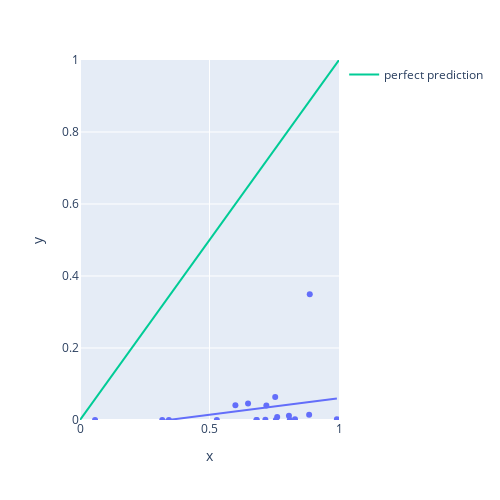

Notebook source saved alongside this figure:
### Code cell
fig = px.scatter(
    x=df.loc["Lymphocytes"]["true_fraction"],
    y=df.loc["Lymphocytes"]["combine_lymphocytes"],
    trendline="ols"
)
fig.add_trace(go.Scatter(x=[0, 1], y=[0, 1], mode='lines', name='perfect prediction'))
fig.update_xaxes(range=[0, 1])
fig.update_yaxes(range=[0, 1])
fig.update_layout(width=500, height=500)
fig.show()

### Figure 1 — Plotly figure (JSON) as saved in the notebook; plotly's stock layout.template omitted (floating-point values rounded to 4 significant figures)
{"data": [{"hovertemplate": "x=%{x}<br>y=%{y}<extra></extra>", "legendgroup": "", "marker": {"color": "#636efa", "symbol": "circle"}, "mode": "markers", "name": "", "orientation": "v", "showlegend": false, "type": "scatter", "x": [0.6, 0.3175, 0.8871, 0.7562, 0.5283, 0.6823, 0.8101, 0.8301, 0.3431, 0.0582, 0.9918, 0.7158, 0.7195, 0.8847, 0.7537, 0.7613, 0.8067, 0.6812, 0.6488], "xaxis": "x", "y": [0.04063, 0, 0.3493, 0, 0, 0, 0, 0.002184, 0, 0, 0.002318, 0.0007918, 0.04005, 0.01488, 0.06392, 0.008402, 0.01175, 0, 0.04595], "yaxis": "y"}, {"hovertemplate": "<b>OLS trendline</b><br>y = 0.0920818 * x + -0.0313841<br>R<sup>2</sup>=0.068249<br><br>x=%{x}<br>y=%{y} <b>(trend)</b><extra></extra>", "legendgroup": "", "marker": {"color": "#636efa", "symbol": "circle"}, "mode": "lines", "name": "", "showlegend": false, "type": "scatter", "x": [0.0582, 0.3175, 0.3431, 0.5283, 0.6, 0.6488, 0.6812, 0.6823, 0.7158, 0.7195, 0.7537, 0.7562, 0.7613, 0.8067, 0.8101, 0.8301, 0.8847, 0.8871, 0.9918], "xaxis": "x", "y": [-0.02602, -0.002148, 0.0002092, 0.01726, 0.02386, 0.02836, 0.03134, 0.03144, 0.03453, 0.03487, 0.03802, 0.03825, 0.03872, 0.0429, 0.04321, 0.04505, 0.05008, 0.0503, 0.05994], "yaxis": "y"}, {"mode": "lines", "name": "perfect prediction", "type": "scatter", "x": [0, 1], "y": [0, 1]}], "layout": {"height": 500, "legend": {"tracegroupgap": 0}, "margin": {"t": 60}, "width": 500, "xaxis": {"anchor": "y", "domain": [0, 1], "range": [0, 1], "title": {"text": "x"}}, "yaxis": {"anchor": "x", "domain": [0, 1], "range": [0, 1], "title": {"text": "y"}}}}
